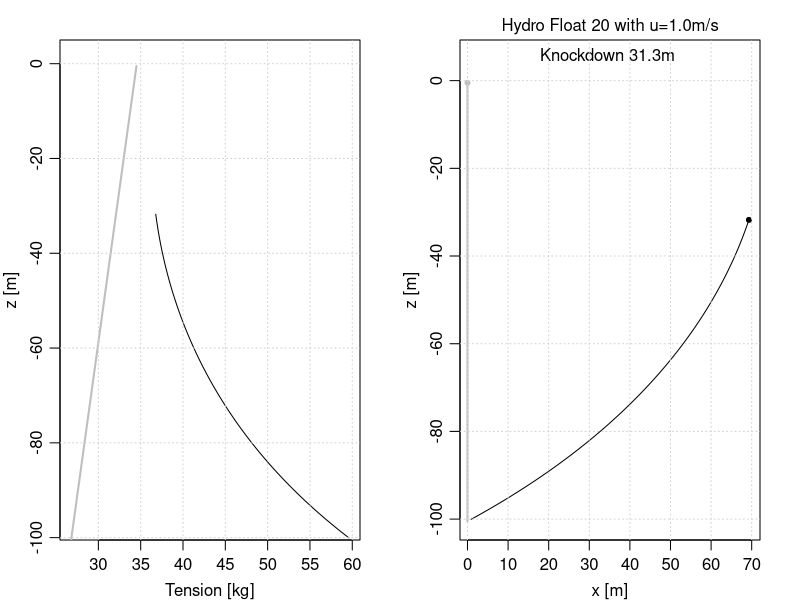

Recreate this plot in R.
# name                     radius_m buoyancy_kg   CD  notes
# "Mooring Systems SF-30"  0.381            149   0.5 "buoyancy for 300m"
#
# name                                   radius_m  strength_kg  kgPerMetre CD  notes
# "3/8-inch wire cable"                 0.0047625           NA          NA 1.2 ""
# "Mooring Systems 3X19 3/16\""         0.00325           1814      0.0772 1.2 "https://www.mooringsystems.com/rope.htm"
# ...
# "Hydro Float 20"         0.254            34.5  0.5 ""

u <- 1.00                                # current [m/s]

#float <- "Mooring Systems SF-30"
float <- "Hydro Float 20"
if (float == "Mooring Systems SF-30") {
    # Float "Mooring Systems SF-30"
    dzfloat <- 0.5                         # a guess
    Rfloat <- 0.381                        # radius [m]
    Afloat <- pi * Rfloat^2                # float area
    Bfloat <- 149                          # buoyancy [kg]
} else if (float == "Hydro Float 20") {
    # Float "Hydro Float 20"
    dzfloat <- 0.5                         # a guess
    Rfloat <- 0.254                        # radius [m]
    Afloat <- pi * Rfloat^2                # float area
    Bfloat <- 34.5                         # buoyancy [kg]
} else {
    stop("unknown float")
}

# Cable "Mooring Systems 3x19 3/16"
dzcable <- 1                           # 1-metre chunks of cable
Rcable <- 0.00325                      # radius [m]
Acable <- 2 * dzcable * Rcable         # m^2/m
Bcable <- -0.0772                      # buoyancy [kg], per m
CD <- 1.2
g <- 9.8                               # m/s^2
rho <- 1027                            # kg/m^3 nominal

# Set up area vector for use in drag calculation
A <- c(Afloat, rep(Acable, 100))
# Set up buoyancy 'force', later multiply by g to get a force in Newtons
Bkg <- c(Bfloat, rep(Bcable, 100))
# Set up depth (not correct)
n <- length(A)
z <- -c(dzfloat, dzfloat + dzcable * seq(1, 100)) # [m] position of elements

# Drag force [N] ... later, can look up u for z.
D <- 0.5 * A * rho * CD * u^2
# Buoyancy force [N] ... later, could look up (small) changes for stratification
B <- g * Bkg

phi <- rep(NA, n)
T <- rep(NA, n)
phi[2] <- atan2(D[1], B[1]) # radians
T[2] <- sqrt(D[1]^2 + B[1]^2)
for (i in 3:n) {
    phi[i] <- atan2(D[i-1]+T[i-1]*sin(phi[i-1]), B[i-1]+T[i-1]*cos(phi[i-1]))
    T[i] <- sqrt((D[i-1]+T[i-1]*sin(phi[i-1]))^2+(B[i-1]+T[i-1]*cos(phi[i-1]))^2)
}
i <- 1:n


# \phi_2 &= \tan^{-1}\frac{D_1}{B_1}\cr
# T_2 &= \sqrt{D_1^2+B_1^2}
# \phi_i &= \tan^{-1}\frac{D_{i-1}+T_{i-1}\sin\phi_{i-1}}{B_{i-1}+T_{i-1}\cos\phi_{i-1}}\cr
# T_i &= \sqrt{(D_{i-1}+T_{i-1}\sin\phi_{i-1})^2+(B_{i-1}+T_{i-1}\cos\phi_{i-1})^2}

# I don't think L is quite right
L <- abs(diff(z)[1])
X <- rev(L * cumsum(rev(sin(phi))))
Z <- min(z, na.rm=TRUE) + rev(L * cumsum(rev(cos(phi))))

#if (!interactive()) png("example_01.png", width=7, height=3, pointsize=10, unit="in", res=200)
colStagnant <- "gray"
lwdStagnant <- 2
par(mfrow=c(1,2), mar=c(3,3,2,2), mgp=c(2,0.7,0))
ylim <- c(min(z, na.rm=TRUE), 5)
Tstagnant <- cumsum(B)
xlim <- range(c(T/g, Tstagnant/g), na.rm=TRUE)
plot(T/g, Z, xlim=xlim, ylim=ylim, type="l", yaxs="i", xlab="Tension [kg]", ylab="z [m]")
lines(Tstagnant/g, z, col=colStagnant, lwd=lwdStagnant)
grid()

plot(X, Z, ylim=ylim, asp=1, type="l", yaxs="i", xlab="x [m]", ylab="z [m]")
lines(c(0, 0), range(z, na.rm=TRUE), col=colStagnant, lwd=lwdStagnant)
points(0, max(z, na.rm=TRUE), pch=20, col="gray")
points(X[2], Z[2], pch=20)
knockdown <- max(z,na.rm=TRUE) - max(Z,na.rm=TRUE)
mtext(sprintf("%s with u=%.1fm/s", float, u), cex=par("cex"), line=0.25)
mtext(sprintf("Knockdown %.1fm ", knockdown), cex=par("cex"), line=-1.25)
grid()
#if (!interactive()) dev.off()

# "Mooring Systems SF-30" float with 100m of 3x19-3/16 cable below
# u [m/s]   knockdown [m]
# 0.5                0.38
# 1                  5.49
# 1.5               20.35
# 2                 39.42

# "Hydro Float 20" float with 100m of 3x19-3/16 cable below
# u [m/s]   knockdown [m]
# 0.5                4.10
# 1.0               31.26
# 1.5               57.98
# 2.0               73.78
